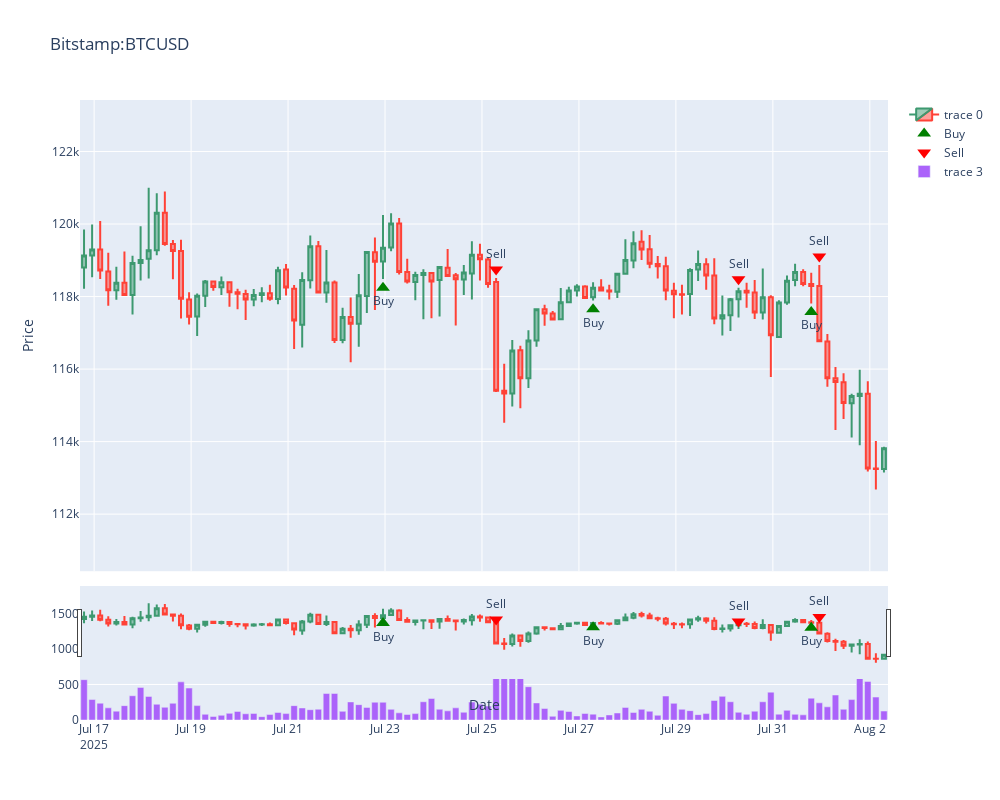

Notebook source saved alongside this figure:
### Code cell
def viz(symbol, trades_df, historical_data):
    # Visualize
    fig = make_subplots(rows=2, cols=1, shared_xaxes=True, vertical_spacing=0.05, row_heights=[0.8, 0.2])
    fig.add_trace(go.Candlestick(x=historical_data[symbol].index,
                    open=historical_data[symbol].open,
                    high=historical_data[symbol].high,
                    low=historical_data[symbol].low,
                    close=historical_data[symbol].close,
                    ), row=1, col=1)
    set_ylim = (historical_data[symbol].low.min() * 0.98, historical_data[symbol].high.max() * 1.02)
    # Add buy/sell markers from trades_df to the candlestick chart (row 1)
    if 'trades_df' in locals():
        buy_trades = trades_df[trades_df['Side'] == 'buy']
        sell_trades = trades_df[trades_df['Side'] == 'sell']
        # Buy markers
        fig.add_trace(
            go.Scatter(
                x=buy_trades['Timestamp'],
                y=historical_data[symbol][historical_data.index.isin(buy_trades['Timestamp'])].low * 0.998,
                mode='markers+text',
                marker=dict(symbol='triangle-up', color='green', size=12),
                text=['Buy']*len(buy_trades),
                textposition='bottom center',
                name='Buy'
            ),
            row=1, col=1
        )
        # Sell markers
        fig.add_trace(
            go.Scatter(
                x=sell_trades['Timestamp'],
                y=historical_data[symbol][historical_data.index.isin(sell_trades['Timestamp'])].high * 1.002,
                mode='markers+text',
                marker=dict(symbol='triangle-down', color='red', size=12),
                text=['Sell']*len(sell_trades),
                textposition='top center',
                name='Sell'
            ),
            row=1, col=1
        )

    fig.add_trace(go.Bar(x=historical_data[symbol].index,
                        y=historical_data[symbol].volume,
                        ), row=2, col=1)

    fig.update_layout(title=f'{symbol}',
                    yaxis_range=(set_ylim[0], set_ylim[1]),
                    xaxis_title='Date',
                    yaxis_title='Price', 
                    height=800, width=1000)
    fig.show()

viz(symbols[0], trades_df, historical_data)
